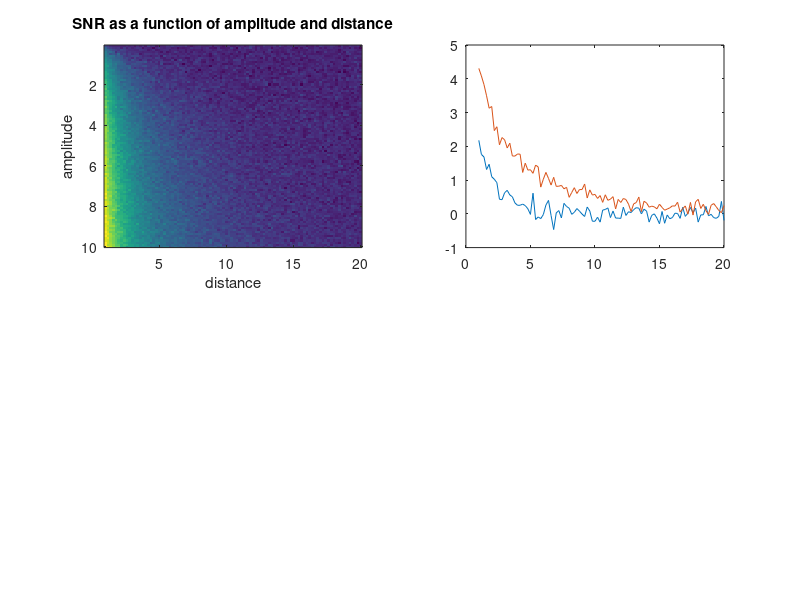

This chart was generated by the following MATLAB code: (Note: this script raises an error after producing the figure.)
clear all; close all; 
% keep keep noise constant, vary amplitude and distance
ampls = 0.1:0.1:10;
dists = 1:.2:20; 
allas = zeros(length(ampls),length(dists),9991); 
for i=1:length(ampls)
    for j=1:length(dists)
        boxcar = [0,1,0,1,0,1,0,1,0,1,0,1,0,1,0]; 
        a = (sin(1:0.1:1000)*ampls(i))./dists(j).^2; 
        rands = rand(1,length(a)); 
        boxcar = imresize(boxcar,[1,length(rands)],'nearest'); 
        a = a.*boxcar;
        a = a+rands; 
        allas(i,j,:) = a; 
        tasks = a(boxcar>0); 
        rests = a(boxcar==0); 
        nelems = min([length(tasks),length(rests)]); 
        ftask = log(abs(fft(tasks(1:nelems))));
        frest = log(abs(fft(rests(1:nelems)))); 
        inds = 60:90; 
        fdiff = ftask-frest; 
        testvals(i,j) = mean(fdiff(inds)); 
    end
end

subplot(2,2,1); 
imagesc(dists,ampls,testvals) ; xlabel('distance'); ylabel('amplitude'); title('SNR as a function of amplitude and distance');
subplot(2,2,2); 
plot(dists,testvals(10,:)) ; hold on ; plot(dists,testvals(end,:)); hline(0,'k'); 
ylabel('snr'); xlabel('distance'); xlim([1,max(dists)]); vline(5,'r'); legend({'gamma','alpha'});title('SNR as a function of distance for two amplitudes');
subplot(2,2,3);
plot(squeeze(allas(10,5,1:1500))) ; hold on ; plot(squeeze(allas(10,15,1:1500))) ; title('gamma at 2mm and 10mm');
legend({'2mm','10mm'}) ; ylim([-2,2]);vline([650,1340],'k'); 
subplot(2,2,4);
plot(squeeze(allas(50,5,1:1500))); hold on ; plot(squeeze(allas(50,15,1:1500))) ; title('alpha at 2mm and 10mm'); 
legend({'2mm','10mm'});ylim([-2,2]); vline([650,1340],'k');



